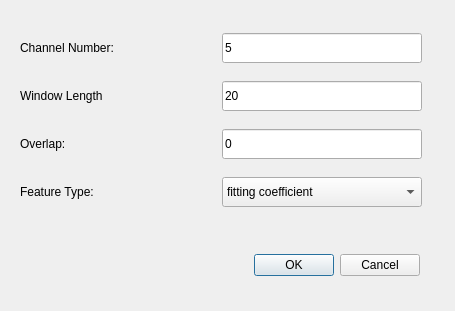
<?xml version="1.0" encoding="UTF-8"?>
<ui version="4.0">
 <class>featureparemeters</class>
 <widget class="QDialog" name="featureparemeters">
  <property name="geometry">
   <rect>
    <x>0</x>
    <y>0</y>
    <width>455</width>
    <height>311</height>
   </rect>
  </property>
  <property name="windowTitle">
   <string>Feature Paremeters</string>
  </property>
  <widget class="QWidget" name="gridLayoutWidget">
   <property name="geometry">
    <rect>
     <x>20</x>
     <y>20</y>
     <width>409</width>
     <height>212</height>
    </rect>
   </property>
   <layout class="QGridLayout" name="gridLayout_2">
    <property name="leftMargin">
     <number>0</number>
    </property>
    <property name="topMargin">
     <number>0</number>
    </property>
    <property name="spacing">
     <number>5</number>
    </property>
    <item row="0" column="0">
     <widget class="QLabel" name="label">
      <property name="minimumSize">
       <size>
        <width>200</width>
        <height>30</height>
       </size>
      </property>
      <property name="maximumSize">
       <size>
        <width>16777215</width>
        <height>30</height>
       </size>
      </property>
      <property name="text">
       <string>Channel Number:</string>
      </property>
     </widget>
    </item>
    <item row="2" column="0">
     <widget class="QLabel" name="label_3">
      <property name="minimumSize">
       <size>
        <width>200</width>
        <height>30</height>
       </size>
      </property>
      <property name="maximumSize">
       <size>
        <width>16777215</width>
        <height>30</height>
       </size>
      </property>
      <property name="text">
       <string>Overlap:</string>
      </property>
     </widget>
    </item>
    <item row="0" column="1">
     <widget class="QLineEdit" name="channelNumber">
      <property name="minimumSize">
       <size>
        <width>200</width>
        <height>30</height>
       </size>
      </property>
      <property name="maximumSize">
       <size>
        <width>16777215</width>
        <height>30</height>
       </size>
      </property>
      <property name="text">
       <string>5</string>
      </property>
     </widget>
    </item>
    <item row="1" column="1">
     <widget class="QLineEdit" name="windowLength">
      <property name="minimumSize">
       <size>
        <width>200</width>
        <height>30</height>
       </size>
      </property>
      <property name="maximumSize">
       <size>
        <width>16777215</width>
        <height>30</height>
       </size>
      </property>
      <property name="text">
       <string>20</string>
      </property>
     </widget>
    </item>
    <item row="1" column="0">
     <widget class="QLabel" name="label_2">
      <property name="minimumSize">
       <size>
        <width>200</width>
        <height>30</height>
       </size>
      </property>
      <property name="maximumSize">
       <size>
        <width>16777215</width>
        <height>30</height>
       </size>
      </property>
      <property name="text">
       <string>Window Length</string>
      </property>
     </widget>
    </item>
    <item row="2" column="1">
     <widget class="QLineEdit" name="overlap">
      <property name="minimumSize">
       <size>
        <width>200</width>
        <height>30</height>
       </size>
      </property>
      <property name="maximumSize">
       <size>
        <width>16777215</width>
        <height>30</height>
       </size>
      </property>
      <property name="text">
       <string>0</string>
      </property>
     </widget>
    </item>
    <item row="3" column="0">
     <widget class="QLabel" name="label_4">
      <property name="minimumSize">
       <size>
        <width>200</width>
        <height>30</height>
       </size>
      </property>
      <property name="maximumSize">
       <size>
        <width>16777215</width>
        <height>30</height>
       </size>
      </property>
      <property name="text">
       <string>Feature Type:</string>
      </property>
     </widget>
    </item>
    <item row="3" column="1">
     <widget class="QComboBox" name="featureType">
      <property name="minimumSize">
       <size>
        <width>200</width>
        <height>30</height>
       </size>
      </property>
      <property name="maximumSize">
       <size>
        <width>200</width>
        <height>30</height>
       </size>
      </property>
      <item>
       <property name="text">
        <string>fitting coefficient</string>
       </property>
      </item>
      <item>
       <property name="text">
        <string>mean and variance</string>
       </property>
      </item>
     </widget>
    </item>
   </layout>
  </widget>
  <widget class="QWidget" name="layoutWidget">
   <property name="geometry">
    <rect>
     <x>20</x>
     <y>240</y>
     <width>411</width>
     <height>51</height>
    </rect>
   </property>
   <layout class="QHBoxLayout" name="horizontalLayout">
    <item>
     <spacer name="horizontalSpacer">
      <property name="orientation">
       <enum>Qt::Horizontal</enum>
      </property>
      <property name="sizeHint" stdset="0">
       <size>
        <width>40</width>
        <height>20</height>
       </size>
      </property>
     </spacer>
    </item>
    <item>
     <widget class="QDialogButtonBox" name="buttonBox">
      <property name="standardButtons">
       <set>QDialogButtonBox::Cancel|QDialogButtonBox::Ok</set>
      </property>
     </widget>
    </item>
   </layout>
  </widget>
  <zorder>layoutWidget</zorder>
  <zorder>gridLayoutWidget</zorder>
 </widget>
 <layoutdefault spacing="6" margin="11"/>
 <resources/>
 <connections/>
</ui>
